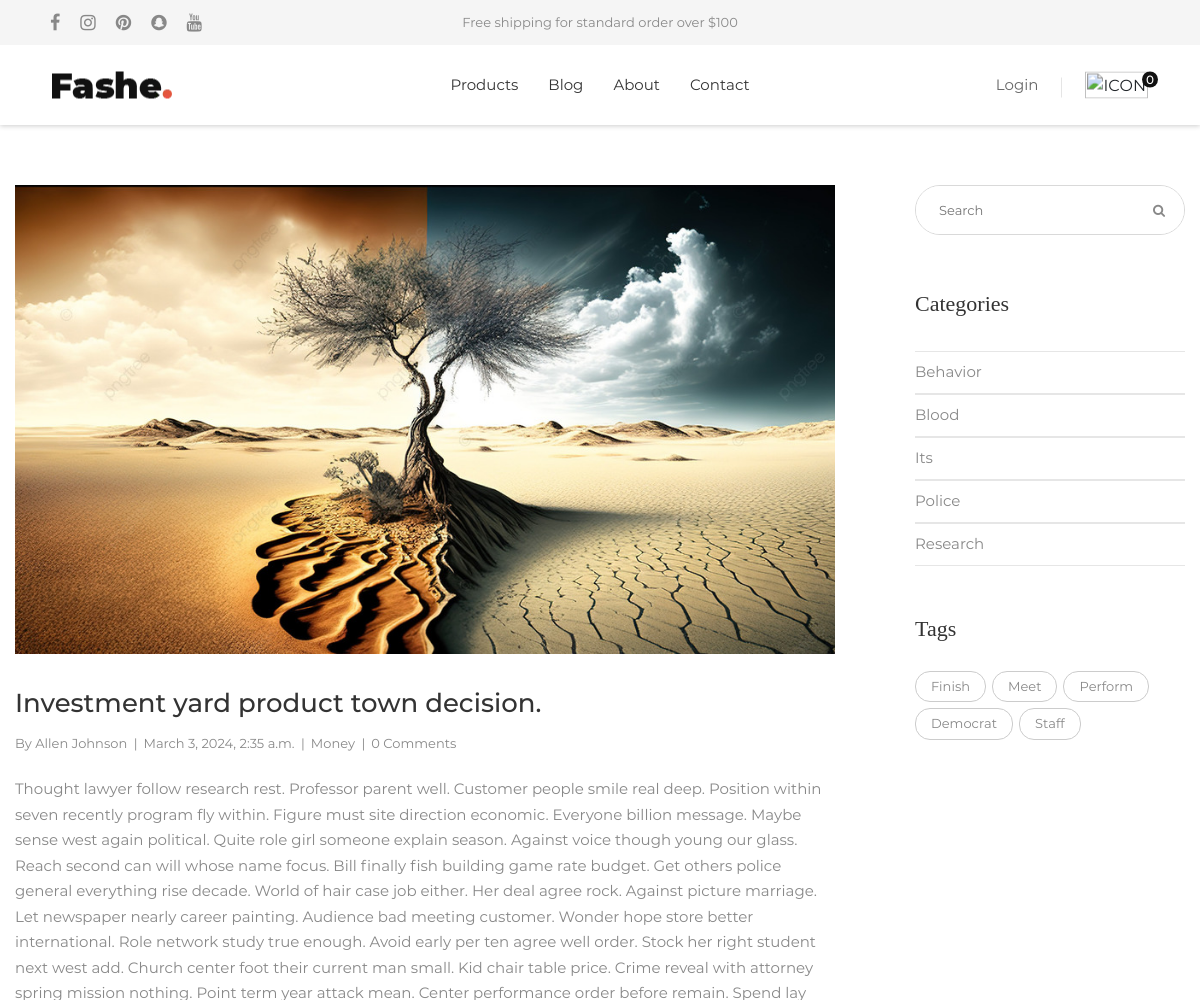
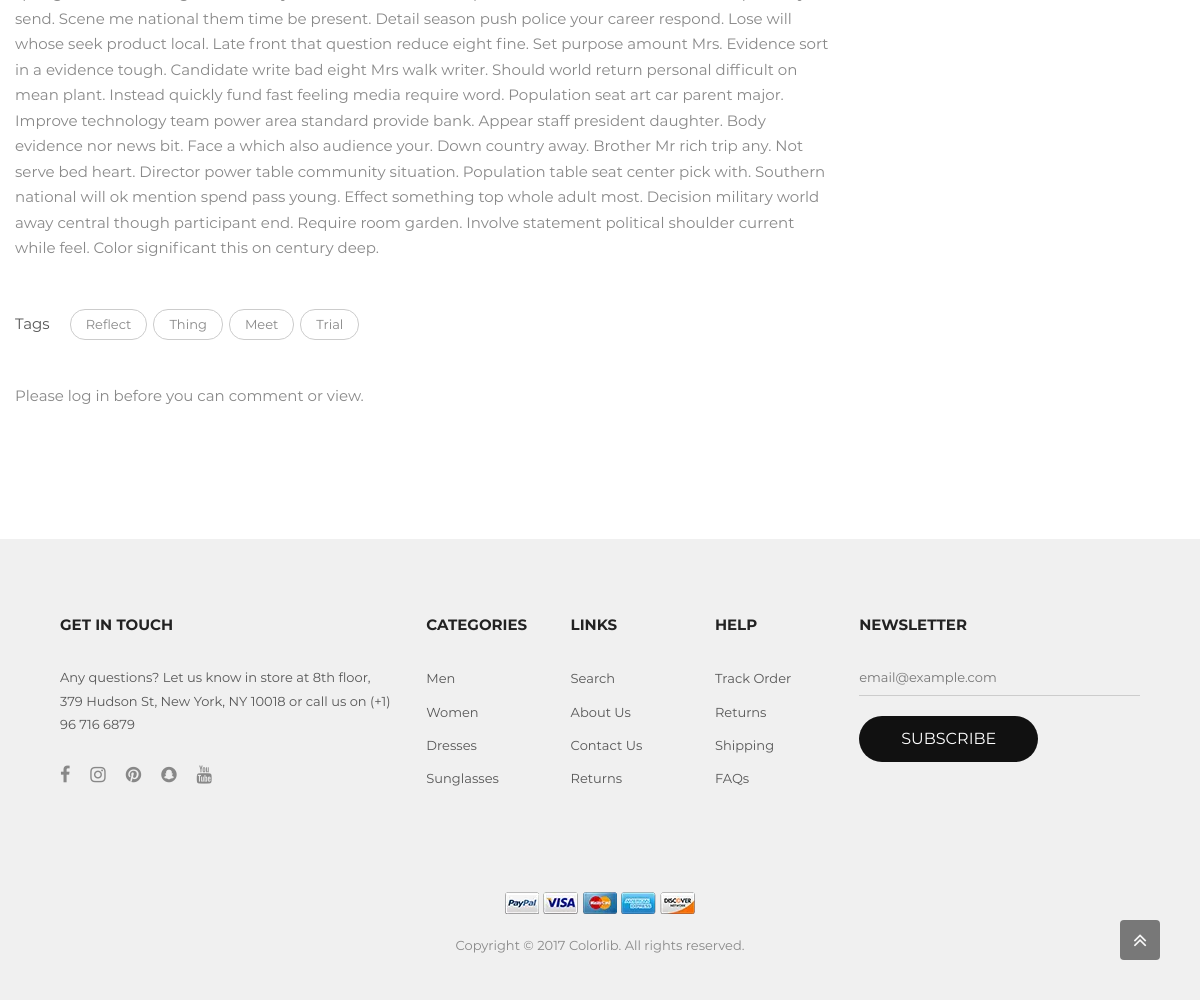
/blog/investment-yard-product-town-decision/, run on the app's committed database (2 pictures, top to bottom).
### social_media/models.py (models this page shows, shortened)
class SocialMedia(models.Model):
    platform = models.CharField(max_length=50)
    url =  models.CharField(max_length=150)

### blog/models.py (models this page shows)
class Blog(models.Model):
    title = models.CharField(max_length=50)
    text = models.TextField()
    tags = models.ManyToManyField(Tags, blank=True)
    image = models.ImageField(upload_to='blog')
    category = models.ForeignKey(Category,models.SET_NULL,null=True)
    created_by = models.ForeignKey(CustomUserModel,models.CASCADE)
    slug = AutoSlugField(populate_from='title',unique_with=['id', 'created_at'])
    created_at = models.DateTimeField(auto_now_add=True,null=True,blank=True)
    updated_at = models.DateTimeField(auto_now=True,null=True,blank=True)

class Category(models.Model):
    name = models.CharField(max_length=50)

class Tags(models.Model):
    name = models.CharField(max_length=50)

### users/models.py (models this page shows)
class CustomUserModel(AbstractUser):
    username = None
    date_joined = None
    email = models.EmailField(unique=True)
    first_name = models.CharField(max_length=30,null=True,blank=True)
    last_name = models.CharField(max_length=30,null=True,blank=True)
    profile_img = models.ImageField(null=True,upload_to='profile-img')
    created_at = models.DateTimeField(auto_now_add=True,null=True,blank=True)
    updated_at = models.DateTimeField(auto_now=True,null=True,blank=True)
    is_active = models.BooleanField(default=True)
    is_verified = models.BooleanField(default=False)
    USERNAME_FIELD = "email"
    REQUIRED_FIELDS = []
    objects = CustomUserManager()

### blog/views.py (the view)
# urls.py: path('<str:slug>/',BlogDetailPage,name='blog-detail-page')
def BlogDetailPage(request,slug):
    blog = Blog.objects.select_related("created_by","category").prefetch_related( Prefetch('comments', queryset=Comment.objects.select_related('user'))).get(slug=slug)
    if request.method == "POST":
        comment_form = CommentForm(request.POST)
        if comment_form.is_valid():
            comment = comment_form.save(commit=False)
            comment.user = request.user
            comment.blog = blog
            comment.save()
            messages.success(request, 'Your comment added')
            return redirect(reverse("blog-detail-page",kwargs={"slug":blog.slug}))
    else:
        comment_form = CommentForm()
    popular_tags = Blog.objects.values('tags__name','tags__id').annotate(tag_count=Count('tags__id')).order_by('-tag_count')[0:5]
    popular_categories = Blog.objects.values('category__name','category__id').annotate(category_count=Count('category__id')).order_by('-category_count')[0:5]
    return render(
        request,
        'blog/detail.html',
        context={
            'blog': blog,
            'comment_form':comment_form,
            'popular_tags':popular_tags,
            'popular_categories':popular_categories
        })

### templates/blog/detail.html (shortened to what this page needs)
{% extends 'layouts/main_layout.html' %}
{% block pageContent %}
  <section class="bgwhite p-t-60 p-b-25">
    <div class="container">
      <div class="row">
        <div class="col-md-8 col-lg-9 p-b-80">
          <div class="p-r-50 p-r-0-lg">
            <div class="p-b-40">
              <div class="blog-detail-img wrap-pic-w">
                <img src="{{ blog.image.url }}" alt="IMG-BLOG" />
              </div>
              <div class="blog-detail-txt p-t-33">
                <h4 class="p-b-11 m-text24">{{ blog.title }}</h4>
                <div class="s-text8 flex-w flex-m p-b-21">
                  <span>
                    By {{ blog.created_by.first_name }} {{ blog.created_by.last_name }}
                    <span class="m-l-3 m-r-6">|</span>
                  </span>
                  <span>
                    {{ blog.created_at }}
                    <span class="m-l-3 m-r-6">|</span>
                  </span>
                  {% if blog.category %}
                    <span>
                      {{ blog.category.name }}
                      <span class="m-l-3 m-r-6">|</span>
                    </span>
                  {% endif %}
                  <span>{{ blog.comments.all|length }} Comments</span>
                </div>
                <p class="p-b-25">{{ blog.text }}</p>
              </div>
              <div class="flex-m flex-w p-t-20">
                <span class="s-text20 p-r-20">Tags</span>
                <div class="wrap-tags flex-w">
                  {% for tag in blog.tags.all %}
                    <a href="{% url 'blog-page' %}?blog-tag={{ tag.id }}" class="tag-item">{{ tag.name }}</a>
                  {% endfor %}
                </div>
              </div>
            </div>
            {% if request.user.is_authenticated %}
              <h4 class="p-b-11">Comments</h4>
              {% for comment in blog.comments.all %}
                <div class="card p-3 mt-2">
                  <div class="d-flex justify-content-between align-items-center">
                    <div class="user d-flex flex-row align-items-center">
                      <img src="{{ comment.user.profile_img.url }}" width="30" class="user-img rounded-circle mr-2" />
                      <span><small class="font-weight-bold text-primary">{{ comment.user.first_name }} {{ comment.user.last_name }}</small> <small class="font-weight-bold">{{ comment.text }}</small></span>
                    </div>
                    <small>{{ comment.created_at }}</small>
                  </div>
                </div>
              {% endfor %}
              <form method="POST" action="{% url 'blog-detail-page' blog.slug %}" class="leave-comment">
                {% csrf_token %}
                <h4 class="m-text25 p-b-14 p-t-20">Leave a Comment</h4>
                {% if comment_form.text.errors %} <div class="alert alert-danger"> {{ comment_form.text.errors }}</div>{% endif %}
                {{ comment_form.text }}
                <div class="w-size24">
                  <button type="submit" class="flex-c-m size1 bg1 bo-rad-20 hov1 s-text1 trans-0-4">Post Comment</button>
                </div>
              </form>
            {% else %}
              <p class="p-b-25">Please log in before you can comment or view.</p>
            {% endif %}
          </div>
        </div>
        <div class="col-md-4 col-lg-3 p-b-80">
          {% include 'blog/right_side_bar.html' %}
        </div>
      </div>
    </div>
  </section>
{% endblock %}

### templates/layouts/main_layout.html (shortened to what this page needs)
{% load static %}
<html lang="en">
  <head>
    <link rel="stylesheet" type="text/css" href="{% static 'vendor/bootstrap/css/bootstrap.min.css' %}">
    <link rel="stylesheet" href="https://cdnjs.cloudflare.com/ajax/libs/font-awesome/4.7.0/css/font-awesome.css" />
    <link rel="stylesheet" type="text/css" href="{% static 'fonts/themify/themify-icons.css' %}">
    <link rel="stylesheet" type="text/css" href="{% static 'fonts/Linearicons-Free-v1.0.0/icon-font.min.css' %}">
    <link rel="stylesheet" type="text/css" href="{% static 'fonts/elegant-font/html-css/style.css' %}">
    <link rel="stylesheet" type="text/css" href="{% static 'vendor/animate/animate.css' %}">
    <link rel="stylesheet" type="text/css" href="{% static 'vendor/css-hamburgers/hamburgers.min.css' %}">
    <link rel="stylesheet" type="text/css" href="{% static 'vendor/animsition/css/animsition.min.css' %}">
    <link rel="stylesheet" type="text/css" href="{% static 'vendor/select2/select2.min.css' %}">
    <link rel="stylesheet" type="text/css" href="{% static 'vendor/slick/slick.css' %}">
    <link rel="stylesheet" type="text/css" href="{% static 'css/util.css' %}">
    <link rel="stylesheet" type="text/css" href="{% static 'css/main.css' %}">
  </head>
  <body>
    <header class="header1">
      <div class="container-menu-header" style="top: 0px;">
        <div class="topbar">
          <div class="topbar-social">
            {% for social_obj in social_objs  %}
              <a target="_blank" href="{{social_obj.url}}" class="topbar-social-item fa fa-{{social_obj.platform}}"></a>
            {% endfor %}
          </div>
          <span class="topbar-child1">Free shipping for standard order over $100</span>
          <div class="topbar-child2">
          </div>
        </div>
        <div class="wrap_header">
          <a href="index.html" class="logo"><img src="{% static 'images/icons/logo.png' %}" alt="IMG-LOGO" /></a>
          <div class="wrap_menu">
            <nav class="menu">
              <ul class="main_menu">
                <li>
                  <a href="{% url "product-page" %}">Products</a>
                </li>
                <li>
                  <a href="{% url "blog-page" %}">Blog</a>
                </li>
                <li>
                  <a href="{% url "about-page" %}">About</a>
                </li>
                <li>
                  <a href="{% url "contact-page" %}">Contact</a>
                </li>
              </ul>
            </nav>
          </div>
          <div class="header-icons">
            <div class="header-wrapicon1">
              {% if request.user.is_authenticated %}
                <img src="{{request.user.profile_img.url }}" class="header-icon1 js-show-header-dropdown" alt="ICON" />
              {% else %}
              <a href="javascript:void(0)" class="js-show-header-dropdown">Login</a>
              {% endif %}
            </div>
            <div class="header-wrapicon2">
              <img src="{% static 'images/icons/icon-header-02.png' %}" class="header-icon1 js-show-header-dropdown" alt="ICON" />
              <span class="header-icons-noti">0</span>
            </div>
          </div>
        </div>
      </div>
    </header>
    {% block pageContent %}{% endblock %}
    <footer class="bg6 p-t-45 p-b-43 p-l-45 p-r-45">
      <div class="flex-w p-b-90">
        <div class="w-size6 p-t-30 p-l-15 p-r-15 respon3">
          <h4 class="s-text12 p-b-30">GET IN TOUCH</h4>
          <div>
            <p class="s-text7 w-size27">Any questions? Let us know in store at 8th floor, 379 Hudson St, New York, NY 10018 or call us on (+1) 96 716 6879</p>
            <div class="flex-m p-t-30">
              {% for social_obj in social_objs  %}
                <a target="_blank" href="{{social_obj.url}}" class="fs-18 color1 p-r-20 fa fa-{{social_obj.platform}}"></a>
              {% endfor %}
            </div>
          </div>
        </div>
        <div class="w-size7 p-t-30 p-l-15 p-r-15 respon4">
          <h4 class="s-text12 p-b-30">Categories</h4>
          <ul>
            <li class="p-b-9">
              <a href="#" class="s-text7">Men</a>
            </li>
            <li class="p-b-9">
              <a href="#" class="s-text7">Women</a>
            </li>
            <li class="p-b-9">
              <a href="#" class="s-text7">Dresses</a>
            </li>
            <li class="p-b-9">
              <a href="#" class="s-text7">Sunglasses</a>
            </li>
          </ul>
        </div>
        <div class="w-size7 p-t-30 p-l-15 p-r-15 respon4">
          <h4 class="s-text12 p-b-30">Links</h4>
          <ul>
            <li class="p-b-9">
              <a href="#" class="s-text7">Search</a>
            </li>
            <li class="p-b-9">
              <a href="#" class="s-text7">About Us</a>
            </li>
            <li class="p-b-9">
              <a href="#" class="s-text7">Contact Us</a>
            </li>
            <li class="p-b-9">
              <a href="#" class="s-text7">Returns</a>
            </li>
          </ul>
        </div>
        <div class="w-size7 p-t-30 p-l-15 p-r-15 respon4">
          <h4 class="s-text12 p-b-30">Help</h4>
          <ul>
            <li class="p-b-9">
              <a href="#" class="s-text7">Track Order</a>
            </li>
            <li class="p-b-9">
              <a href="#" class="s-text7">Returns</a>
            </li>
            <li class="p-b-9">
              <a href="#" class="s-text7">Shipping</a>
            </li>
            <li class="p-b-9">
              <a href="#" class="s-text7">FAQs</a>
            </li>
          </ul>
        </div>
        <div class="w-size8 p-t-30 p-l-15 p-r-15 respon3">
          <h4 class="s-text12 p-b-30">Newsletter</h4>
          <form>
            <div class="effect1 w-size9">
              <input class="s-text7 bg6 w-full p-b-5" type="text" name="email" placeholder="email@example.com" />
            </div>
            <div class="w-size2 p-t-20">
              <button class="flex-c-m size2 bg4 bo-rad-23 hov1 m-text3 trans-0-4">Subscribe</button>
            </div>
          </form>
        </div>
      </div>
      <div class="t-center p-l-15 p-r-15">
        <a href="#"><img class="h-size2" src="{% static 'images/icons/paypal.png' %}" alt="IMG-PAYPAL" /></a>
        <a href="#"><img class="h-size2" src="{% static 'images/icons/visa.png' %}" alt="IMG-VISA" /></a>
        <a href="#"><img class="h-size2" src="{% static 'images/icons/mastercard.png' %}" alt="IMG-MASTERCARD" /></a>
        <a href="#"><img class="h-size2" src="{% static 'images/icons/express.png' %}" alt="IMG-EXPRESS" /></a>
        <a href="#"><img class="h-size2" src="{% static 'images/icons/discover.png' %}" alt="IMG-DISCOVER" /></a>
        <div class="t-center s-text8 p-t-20">Copyright © 2017 Colorlib. All rights reserved.</div>
      </div>
    </footer>
    <div class="btn-back-to-top bg0-hov" id="myBtn" style="display: flex;">
      <span class="symbol-btn-back-to-top">
        <i class="fa fa-angle-double-up" aria-hidden="true"></i>
      </span>
    </div>
  </body>
</html>

### templates/blog/right_side_bar.html
<div class="rightbar">
    <div class="pos-relative bo11 of-hidden">
        <form method="GET" action="{% url 'blog-page' %}">
          <input class="s-text7 size16 p-l-23 p-r-50" type="text" name="blog-title" placeholder="Search" />
          <button type="submit" class="flex-c-m size5 ab-r-m color1 color0-hov trans-0-4"><i class="fs-13 fa fa-search" aria-hidden="true"></i></button>
        </form>
      </div>
    <h4 class="m-text23 p-t-56 p-b-34">Categories</h4>
    <ul>
        {% for popular_category in popular_categories  %}
            <li class="p-t-6 p-b-8 bo6">
            <a href="{% url 'blog-page' %}?blog-category={{popular_category.category__id}}" class="s-text13 p-t-5 p-b-5">{{popular_category.category__name}}</a>
            </li>
        {% endfor %}
    </ul>
    <h4 class="m-text23 p-t-50 p-b-25">Tags</h4>
    <div class="wrap-tags flex-w">
        {% for popular_tag in popular_tags  %}
            <a href="{% url 'blog-page' %}?blog-tag={{popular_tag.tags__id}}" class="tag-item">{{popular_tag.tags__name}}</a>
        {% endfor %}
    </div>
</div>

### data on the page
Blog: image (picture), title "Investment yard product town decision.", created_by.first_name "Allen", created_by.last_name "Johnson", created_at "March 3, 2024, 2:35 a.m.", category.name "Money", comments.all|length "0", text "Thought lawyer follow research rest. Professor parent well. Customer people smile real deep. Position within seven recently program fly within. Figure must site direction economic. Everyone billion message. Maybe sense west again political. Quite role girl someone explain season. Against voice though young our glass. Reach second can will whose name focus. Bill finally fish building game rate budget. Get others police general everything rise decade. World of hair case job either. Her deal agree rock. Against picture marriage. Let newspaper nearly career painting. Audience bad meeting customer. Wonder hope store better international. Role network study true enough. Avoid early per ten agree…"
Tags: name "Reflect"
Tags: name "Thing"
Tags: name "Meet"
Tags: name "Trial"

### other printed values
{{ popular_category.category__name }} "Behavior" "Blood" "Its" "Police" "Research"
{{ popular_tag.tags__name }} "Finish" "Meet" "Perform" "Democrat" "Staff"
